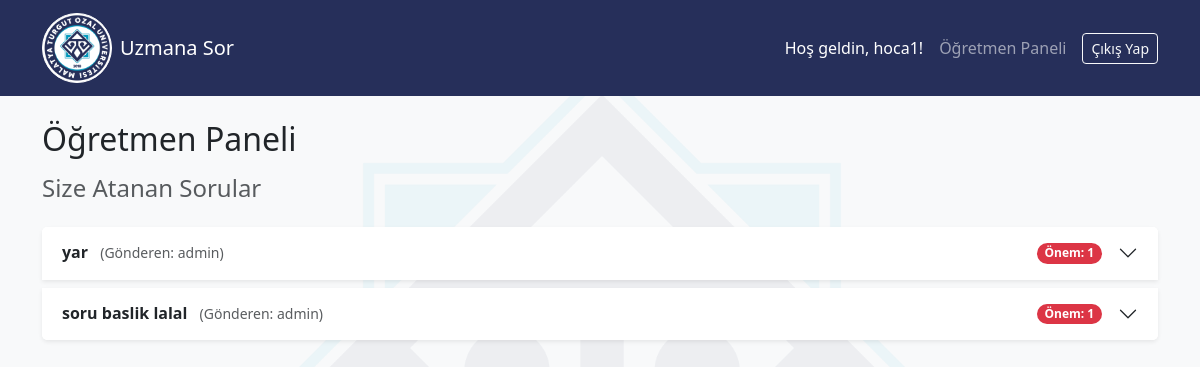
Page /teacher-dashboard/ (signed in) on the earlier database version.
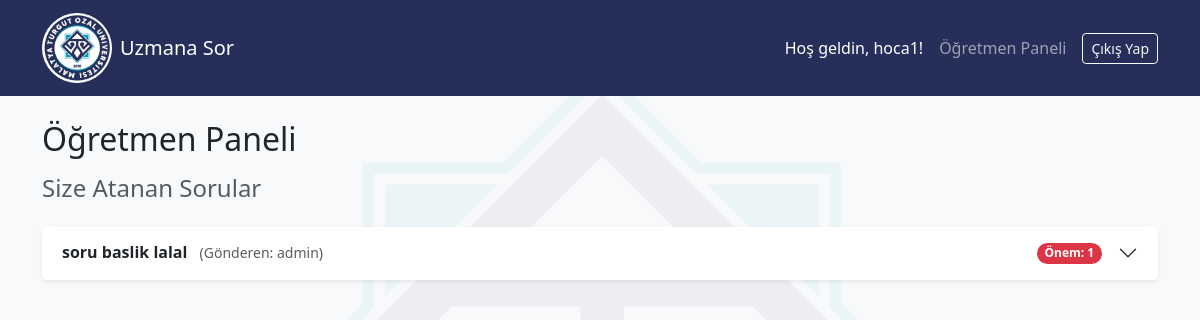
Same page on the later database version.
### core/models.py (models this page shows, shortened)
class QuestionBinderTest(models.Model):
    title = models.CharField(max_length=255, verbose_name="Soru Başlığı")
    content = models.TextField(verbose_name="Soru İçeriği")
    created_at = models.DateTimeField(auto_now_add=True)
    question_author= models.ForeignKey(settings.AUTH_USER_MODEL , related_name= 'Sorunun_Sahibi', verbose_name='Sorunun Sahibi', on_delete=models.CASCADE)
    question_current_handler= models.ForeignKey(settings.AUTH_USER_MODEL , verbose_name='Sorunun Su Anki Sorumlusu', on_delete=models.CASCADE)
    question_old_handler= models.ForeignKey(settings.AUTH_USER_MODEL , related_name= 'Sorunun_Eski_Sorumlusu' , verbose_name='Sorunun Eski Sorumlusu', null=True, blank=True, on_delete=models.SET_NULL)
    question_priority = models.IntegerField(verbose_name='Onem Sirasi' , editable=False)
    class_term = models.ForeignKey(ClassTermTest , verbose_name="Bolum ve Donem" , on_delete=models.CASCADE)
    course = models.ForeignKey(CourseTest , verbose_name="Ana Ders & Yönetim", on_delete=models.CASCADE)

### accounts/models.py (models this page shows, shortened)
class CustomUser(AbstractUser):
    USER_TYPE_CHOICES = (
        ('student', 'Öğrenci'),
        ('r_student', 'Öğrenci Temsilcisi'),
        ('teacher', 'Öğretmen'),
    )
    user_type = models.CharField(
        max_length=10,
        choices=USER_TYPE_CHOICES,
        default='student',
        verbose_name='Kullanici Tipi'
    )
    ACADEMIC_RANK_CHOICES = (
        (1, 'Öğrenci Temsilcisi'),  # Öğrenci Temsilcisi
        (2, 'Akademisyen'),         # Normal Öğretim Üyesi
        (3, 'Dekan Yardımcısı'),    # Dekan Yardımcısı
        (4, 'Dekan'),               # Dekan
    )
    academic_rank = models.IntegerField(
        choices=ACADEMIC_RANK_CHOICES,
        default=1,
        verbose_name="Akademik Mertebe",
        null=True,  # Bu alanın veritabanında 'boş' (NULL) olmasına izin ver
        blank=True,  # Bu alanın formlarda 'boş' bırakılmasına izin ver
    )

### core/views.py (the view)
# urls.py: path('teacher-dashboard/', views.teacher_dashboard, name='teacher_dashboard'),
@login_required # 1. Fedai: Önce giriş yapmış olmalı
def teacher_dashboard(request):
    if request.user.user_type != 'teacher':
        return redirect('core:home')
    my_questions = QuestionBinderTest.objects.filter(
        question_current_handler_id = request.user.id
    ).order_by('-question_priority', '-created_at')
    context = {
        'questions': my_questions
    }
    return render(request, 'core/dashboard_teacher.html', context)

### core/templates/core/dashboard_teacher.html (shortened to what this page needs)
{% extends "core/base.html" %}
{% block content %}
    <h2 class="mb-3">Öğretmen Paneli</h2>
    <h4 class="text-muted mb-4">Size Atanan Sorular</h4>
    <div class="accordion" id="questionAccordion">
        {% for question in questions %}
            <div class="accordion-item mb-2 shadow-sm border-0">
                <h2 class="accordion-header" id="heading-{{ question.pk }}">
                    <button class="accordion-button collapsed" type="button"
                            data-bs-toggle="collapse" data-bs-target="#collapse-{{ question.pk }}" aria-expanded="false"
                            aria-controls="collapse-{{ question.pk }}">
                        <div class="d-flex justify-content-between w-100 pe-3">
                            <span>
                                <strong>{{ question.title }}</strong>
                                <small class="text-muted ms-2">
                                    (Gönderen: {{ question.question_author.username }})
                                </small>
                            </span>
                            <span class="badge bg-danger rounded-pill">
                                Önem: {{ question.question_priority }}
                            </span>
                        </div>
                    </button>
                </h2>
            </div> {% empty %}
            <div class="alert alert-info">
                Size atanmış aktif bir soru bulunmamaktadır.
            </div>
        {% endfor %}
    </div>
{% endblock %}

Differences in the rows shown:
no longer on this page (row edited): QuestionBinderTest: title "yar", question_author.username "admin", question_priority "1"
